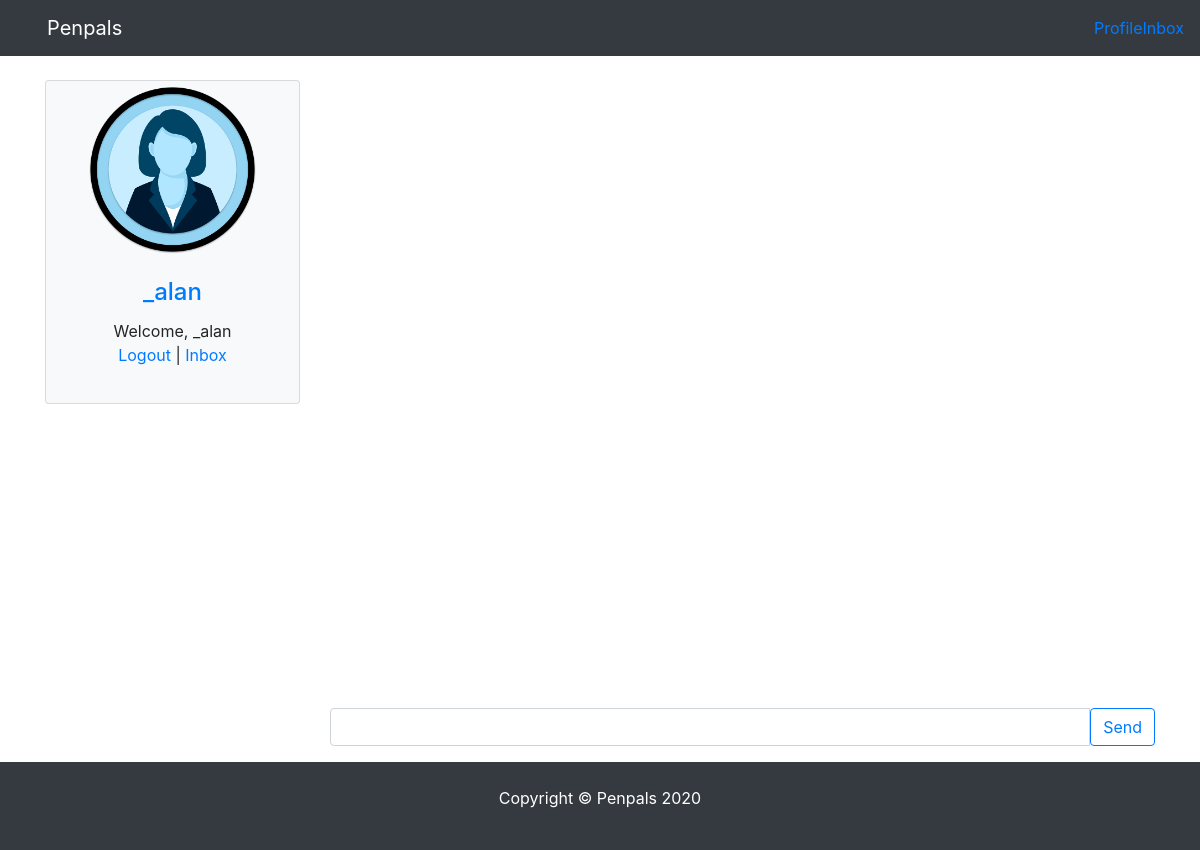
Page /message/chatbox/20 (signed in) on the earlier database version.
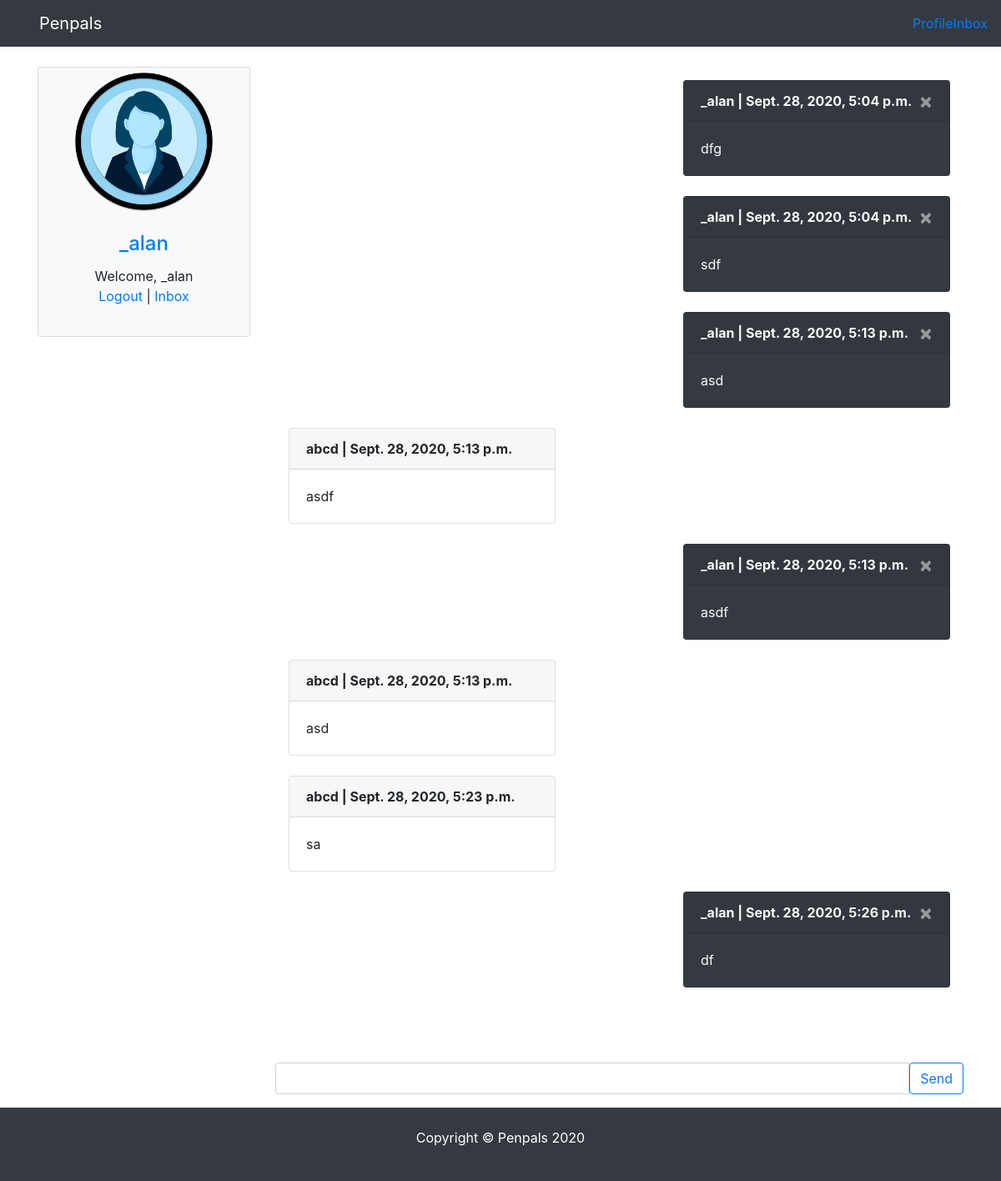
Same page on the later database version.
### conversations/models.py (models this page shows)
class Message(models.Model):
    content = models.CharField(max_length=250)
    date = models.DateTimeField(auto_now_add=True)
    profile = models.ForeignKey(Profile, related_name="from_profile", on_delete=models.CASCADE)
    chat = models.ForeignKey(Chat, related_name="get_msg", on_delete=models.CASCADE)
    def __str__(self):
        return self.content
    class Meta:
        ordering = ['date']

### pages/models.py (models this page shows)
class Profile(models.Model):
    user = models.OneToOneField(User, blank=True, null=True, on_delete=models.CASCADE)
    first = models.CharField(max_length=200, blank=True, null=True)
    last = models.CharField(max_length=200, blank=True, null=True)
    photo = models.ImageField(default='user.png', upload_to='photo/%Y/%m', blank=True, null=True)
    friends = models.ManyToManyField('self', blank=True)
    speaks =  models.CharField(max_length=200, blank=True, null=True)
    is_learning =  models.CharField(max_length=200, blank=True, null=True)
    def __str__(self):
        return str(self.user)
    def get_absolute_url(self):
        return reverse("pages:profile", kwargs={"profile_id": self.pk})
    class Meta:
        ordering = ['-id']

### conversations/views.py (the view, shortened to what this page needs)
# urls.py: path('chatbox/<int:chat_id>', chatbox, name='chatbox'),
def chatbox(request, chat_id):
    profile = request.user.profile
    form = MessageForm()
    messages = Message.objects.filter(chat_id=chat_id)
    last_viewed = Chat_members.objects.filter(chat_id=chat_id).filter(profile=profile)
    last_viewed.update(last_viewed=timezone.now())
    context = {
        'profile': profile,
        'chat_id': chat_id,
        'form': form,
        'msg': messages,
    }
    return render(request, 'conversations/chatbox.html', context)

### conversations/forms.py
class MessageForm(forms.ModelForm):
    content = forms.CharField(widget=forms.TextInput(attrs={'class': 'form-control'}))
    class Meta:
        model = Message
        fields = ['content']

### conversations/templates/conversations/chatbox.html (shortened to what this page needs)
{% extends 'pages/base.html' %}
{% block content %}
<div class="row">
    {% include 'pages/include/_sidebar.html' %}
    <div class="col-md-9 col-sm-12">
        <div id="messageFeed" class="p-3">
            {% for m in msg %}
            <div class="card {% if request.user.profile == m.profile %} ml-auto text-light bg-dark {% endif %}" style="width: 20rem;">
                <div class="card-header font-weight-bold">
                    {{m.profile}} | {{m.date}}
                    {% if request.user.profile == m.profile %}
                        <a href="{% url 'conversations:delete_message' m.id %}" class="close text-light">
                            <span>&times;</span>
                        </a>
                    {% endif %}
                </div>
                <div class="card-body">
                    {{m}}
                </div>
            </div>
            {% endfor %}
        </div>
        <form method="POST" autocomplete="off">
            <div class="input-group mb-3">
                {% for field in form %}
                    {{field}}
                {% endfor %}
                <button type="submit" class="btn btn-outline-primary">Send</button>
            </div>
        </form>
    </div>
</div>
{% endblock content %}

Differences in the rows shown:
added Message: profile "_alan", date "Sept. 28, 2020, 5:04 p.m.", content "dfg"
added Message: profile "_alan", date "Sept. 28, 2020, 5:04 p.m.", content "sdf"
added Message: profile "_alan", date "Sept. 28, 2020, 5:13 p.m.", content "asd"
added Message: profile "abcd", date "Sept. 28, 2020, 5:13 p.m.", content "asdf"
added Message: profile "_alan", date "Sept. 28, 2020, 5:13 p.m.", content "asdf"
added Message: profile "abcd", date "Sept. 28, 2020, 5:13 p.m.", content "asd"
added Message: profile "abcd", date "Sept. 28, 2020, 5:23 p.m.", content "sa"
added Message: profile "_alan", date "Sept. 28, 2020, 5:26 p.m.", content "df"
